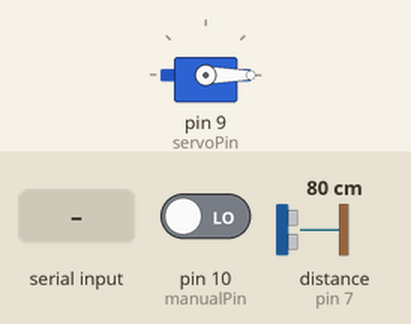
The sketch below on a simulated Arduino Uno, built with avr-gcc and run on an emulated ATmega328P. Parts: servo. The test bench sets the inputs (shaded band); at power-on: pin 10 (manualPin) LOW, distance to the obstacle (sensor on pin 7) 80 cm. The echo pulse lasts 58.3 µs per cm; what the sketch prints to the serial monitor is not drawn.

Above: at 1.2 s.
1.3 s: pin 10 (manualPin) driven HIGH
At 2.31 s:
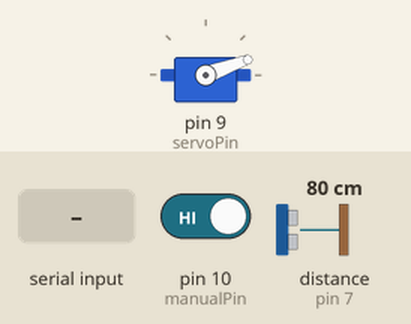
At 3.31 s:
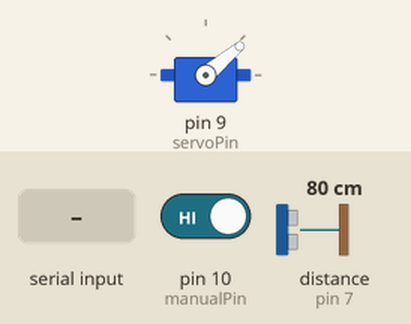
4.3 s: "inopen" received over Serial
At 11.3 s:
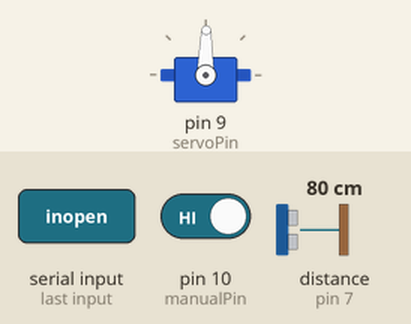
Timing chart, 0 to 12.8 s (numbered marks = the images above; inputs shaded):
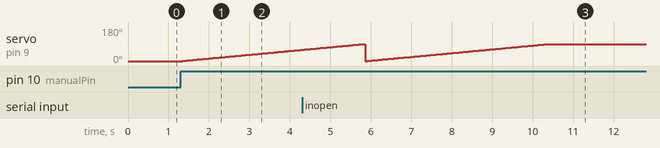

The sketch:

gateSwitch.ino
```cpp
#include <Servo.h>
#include <Wire.h>

//char command[10];
char bits;
String command = "";
char InGateClosed[20] = "InGateClosed";
char OutGateClosed[20] = "OutGateClosed";
bool isInCarPresent = false;
bool isInCarHasPassed = false;
bool isOutCarPresent = false;
bool isOutCarHasPassed = false;
long durationOne;
long durationTwo;
int ultraDistanceOne;
int ultraDistanceTwo;

// Ultrasonic pin assignment
const int trigPinOne = 2;
const int echoPinOne = 3;

const int trigPinTwo = 6;
const int echoPinTwo = 7;

// servo pin assignment and configuration
int servoPin = 9;
int servoAngle = 0;

int manualPin = 10;
int manualPinState = LOW;
bool isOpenOnce = true;

Servo servo;


void setup() {
  Serial.begin(9600);
  pinMode(trigPinOne, OUTPUT);
  pinMode(echoPinOne, INPUT);
  pinMode(trigPinTwo, OUTPUT);
  pinMode(echoPinTwo, INPUT);
  pinMode(manualPin, INPUT);

  servo.attach(servoPin);
  servo.write(servoAngle);
  Serial.write("GateClosed");
}

void loop() {
  manualPinState = digitalRead(manualPin);

  if (manualPinState == HIGH){
      if(isOpenOnce)
      {
        openGate();
        isOpenOnce = false;
       }

   }else{
      if(!isOpenOnce){
        closeGate();
         isOpenOnce = true;
       }
    }

  if(Serial.available()){
    while(Serial.available()){
      delay(10);
      bits = Serial.read();
      command +=bits;
    }
    command.trim();
   //Serial.println(command);
  }

  if(command == "inopen"){
    openGate();
    calculateDistanceTwo();
    isInCarHasPassed = false;
    Serial.write(InGateClosed);
    //Serial.println(InGateClosed);
  }else if(command == "outopen"){
    openGate();
    calculateDistanceOne();
    isOutCarHasPassed = false;
    Serial.write(OutGateClosed);
    //Serial.println(OutGateClosed);
  }
  command = "";
}

void calculateDistanceOne(){
  while(isOutCarHasPassed == false){
    digitalWrite(trigPinOne, LOW);
    delayMicroseconds(2);
    digitalWrite(trigPinOne, HIGH);
    delayMicroseconds(10);
    digitalWrite(trigPinOne, LOW);

    durationOne = pulseIn(echoPinOne, HIGH);
    ultraDistanceOne = durationOne*0.0133/2;  // inches
    //Serial.print("Distance One: ");
    //Serial.println(ultraDistanceOne);
    if(ultraDistanceOne <= 10){
      //Serial.println("Car detected.");
      isOutCarPresent = true;
    }
    if(ultraDistanceOne > 10 && isOutCarPresent == true){
      //Serial.println("Car has passed. countdown started.");
      isOutCarPresent = false;
      delay(1000);
      closeGate();
      isOutCarHasPassed = true;
    }
  }
}

void calculateDistanceTwo(){
  while(isInCarHasPassed == false){
    digitalWrite(trigPinTwo, LOW);
    delayMicroseconds(2);
    digitalWrite(trigPinTwo, HIGH);
    delayMicroseconds(10);
    digitalWrite(trigPinTwo, LOW);

    durationTwo = pulseIn(echoPinTwo, HIGH);
    ultraDistanceTwo = durationTwo*0.0133/2;  // inches
    //Serial.print("Distance Two: ");
    //Serial.println(ultraDistanceTwo);
    if(ultraDistanceTwo <= 10){
      //Serial.println("Car detected.");
      isInCarPresent = true;
    }
    if(ultraDistanceTwo > 10 && isInCarPresent == true){
      //Serial.println("Car has passed. countdown started.");
      isInCarPresent = false;
      delay(1000);
      closeGate();
      isInCarHasPassed = true;
    }
  }
}

void openGate(){
  //Serial.println("Opening gate...");
  for(servoAngle = 0; servoAngle <90; servoAngle++){
    servo.write(servoAngle);
    delay(50);
  }
}

void closeGate(){
  //Serial.println("Closing gate...");
  for(servoAngle = 90; servoAngle >0; servoAngle--){
    servo.write(servoAngle);
    delay(50);
  }
}
```

Measured:
- after the input at 1.3 s, servo on pin 9 (servoPin): moves from 0° to 59° over 2.9 s, starting after 0.05 s
